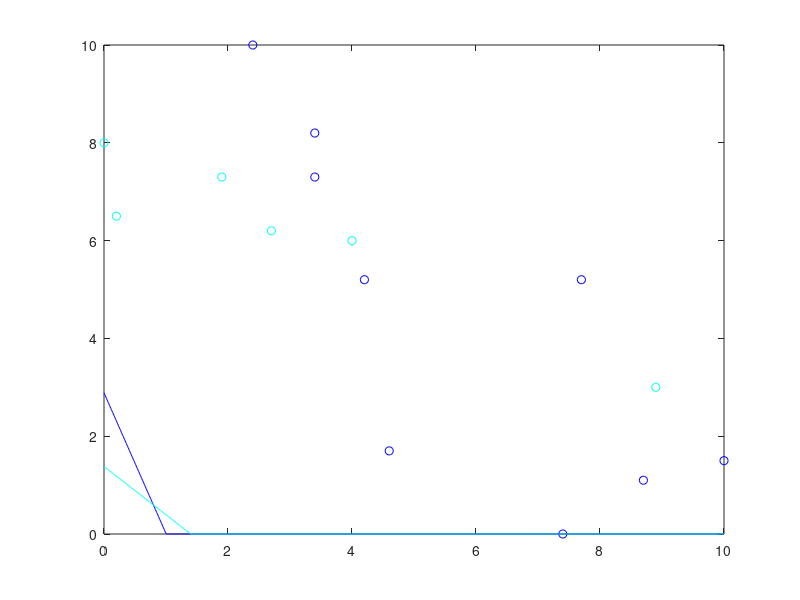

The MATLAB script that drew this image:
x0 = 0.000000:.01:10.000000;
c0 = [7.700000 5.200000 ;
7.400000 0.000000 ;
3.400000 8.200000 ;
4.200000 5.200000 ;
2.400000 10.000000 ;
10.000000 1.500000 ;
3.400000 7.300000 ;
4.600000 1.700000 ;
8.700000 1.100000 ;
];
y_c0 =  - 0.944604 / 0.328213 * x0  + 0.947542 / 0.328213;
c1 = [4.000000 6.000000 ;
2.700000 6.200000 ;
0.200000 6.500000 ;
0.000000 8.000000 ;
8.900000 3.000000 ;
1.900000 7.300000 ;
];
y_c1 =  - 0.7024 / 0.711782 * x0  + 0.982474 / 0.711782;
colors = jet(2);
if (size(c0) >0) plot (c0(:,1), c0(:,2),'o', 'color', colors(1,:)); end
hold on;
if (size(c1) >0) plot (c1(:,1), c1(:,2),'o', 'color', colors(2,:)); end
hold on;
for i = 1 : size(y_c0, 2) 
 if y_c0(i) > 10.000000 
 y_c0(i) = 10.000000; 
 end 
 if y_c0(i) < 0.000000 
 y_c0(i) = 0.000000; 
 end 
 end
for i = 1 : size(y_c1, 2) 
 if y_c1(i) > 10.000000 
 y_c1(i) = 10.000000; 
 end 
 if y_c1(i) < 0.000000 
 y_c1(i) = 0.000000; 
 end 
 end
plot(x0, y_c0, 'color', colors(1,:));
hold on;
plot(x0, y_c1, 'color', colors(2,:));
hold on;
